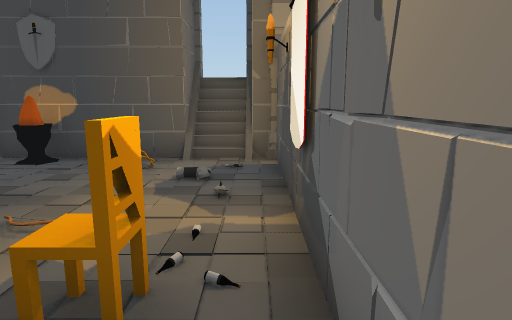
view 1 (above)

15 first-person views from a walk through a scene from a Unity 3-D project. The camera is 1.3 m above the floor, tilts 10° down and sees 75° across. Doors are open. The floor is counted in squares, 1 m on a side. Each view is taken from the middle of a square. On the plan, view 1 faces up. The plan holds only what a view shows up to about 14 squares ahead; the rest is blank. The player is left out.

view 2
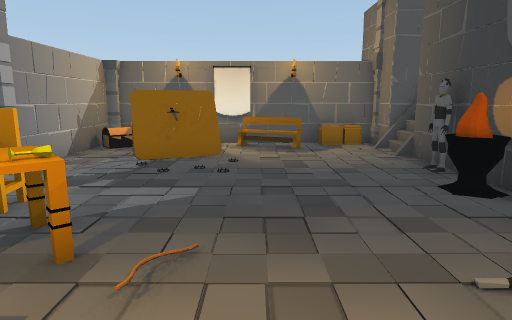

view 3
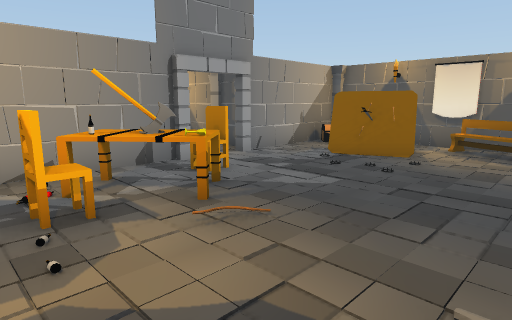

view 4
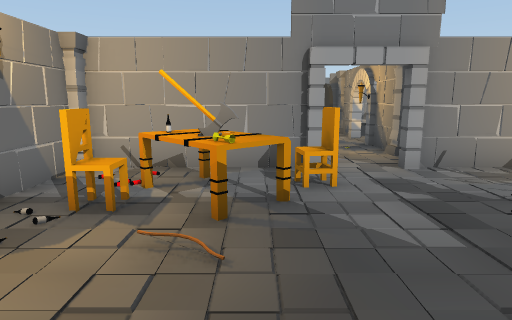

view 5
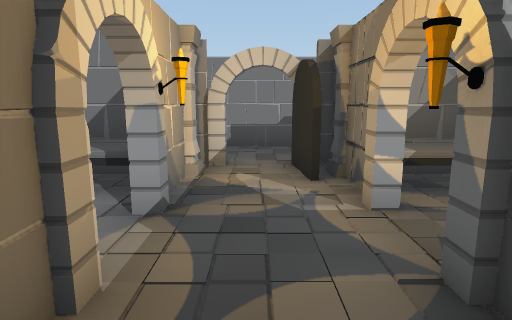

view 6
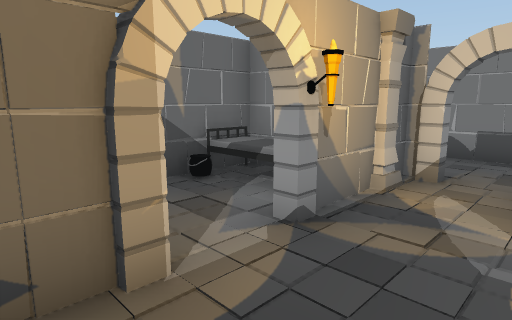

view 7
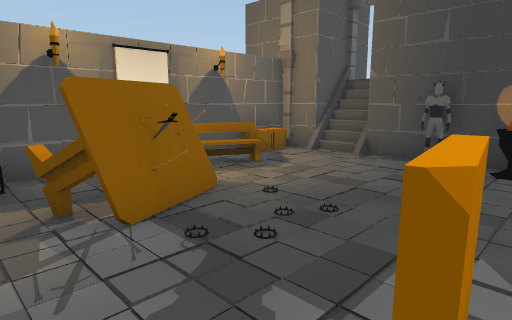

view 8
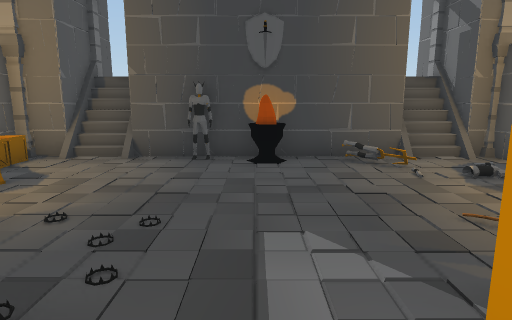

view 9
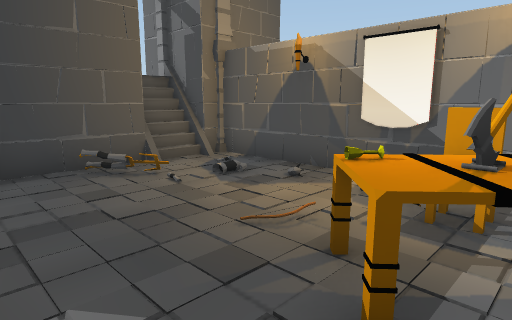

view 10
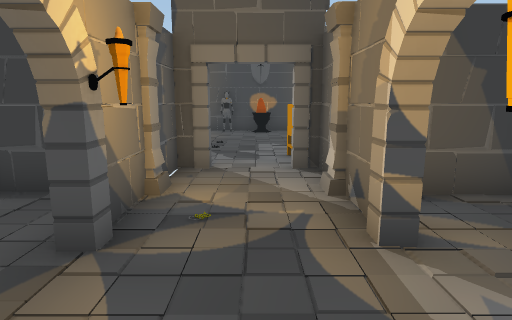

view 11
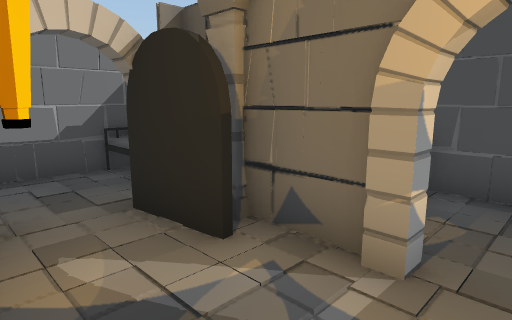

view 12
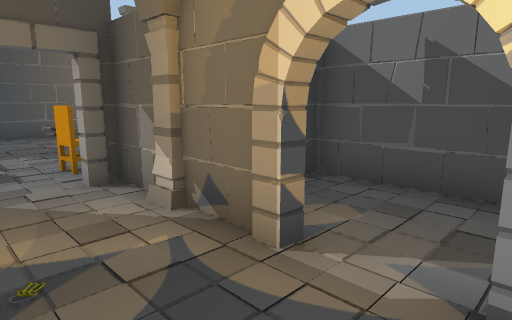

view 13
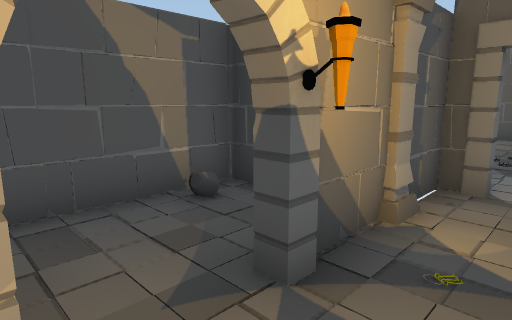

view 14
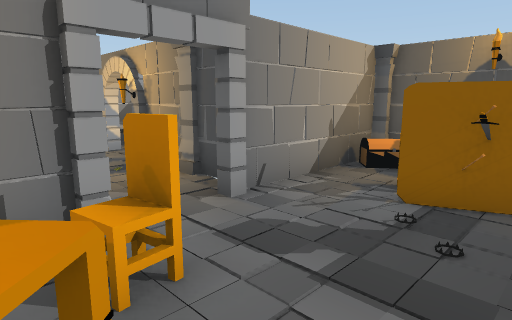

view 15
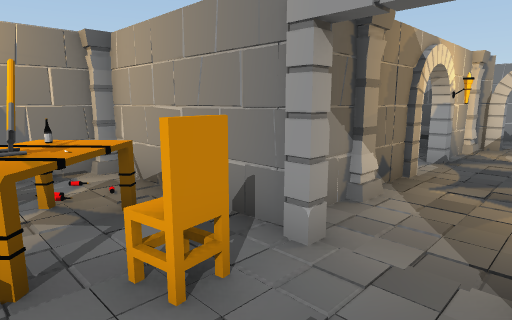

### Floor plan
Points are (right, up) in squares from view 1. A wall is a line through its corners. A room is listed if a view was taken in it or the views show most of it. See-through windows are left out.
Room 1 (views 1, 2, 3, 4, 5, 7, 8, 9, 14, 15)
walls: (-6.1, -0.6) (-6.5, -0.6) (-6.5, -2.5); (-3.6, -0.6) (0.4, -0.6); (-7.4, -0.7) (-6.8, -0.5); (-4.4, 7.8) (-5, 7.6); (-8.5, -0.6) (-6.5, -0.6); (0.3, 4.3) (0.3, 4.9); (-10.5, 1.4) (-10.4, 0.8); (0.5, 0.7) (0.4, 1.4); (0.5, 0.5) (0.5, 7.7) (-0.1, 7.7) (-0.1, 9.2); (0.3, 7.6) (0.3, 8.5); (-1.6, 9.2) (-1.6, 7.7) (-8.1, 7.7); (-10.5, 7.5) (-10.5, 0.5)
low walls: (-8, 8.3) (-8.5, 8.3); (0, 8.1) (-0.5, 8.1); (0, 8.3) (-0.5, 8.3); (0, 8.6) (-1.6, 8.6); (0, 8.8) (-1.6, 8.8); (0, 9) (-1.6, 9)
ways out: opening at (-5.5, -3) to room 2; open door at (-6, 0); open door at (-1, 9)
objects: pillar (-11, 8); torch (-10, 2); banner (-10, 3); box (-10, 7); pillar (-10, 8); table (-9, 1) to (-8, 3); bench (-9, 5); arch (-9, 9) to (-8, 9); sword (-8, 2); pillar (-7, -2); other object (-7, 2); arch (-6, -1); other object (-6, 7); torch (-5, 7); pillar (-4, -2); arch (-4, -1); chair (-4, 1); table (-3, 0) to (-1, 2); axe (-2, 1); chair (-1, 2); banner (0, 3); pillar (1, 0)
Room 2 (views 6, 10, 11, 12, 13)
walls: (-5.9, -7.3) (-5.8, -8.4); (-8.4, -7.9) (-7.8, -7.8); (-8.6, -7.9) (-7.4, -7.9); (-3.8, -3.6) (-3.8, -2.5); (-6.5, -2.5) (-6.5, -3.7); (-3.8, -9) (-3.8, -6.4); (-7.9, -2.5) (-9.2, -2.5); (-7.9, -2.4) (-9.2, -2.4) (-9.2, -6.5); (-8, -2.3) (-8.5, -2.4)
ways out: opening at (-5.5, -3) to room 1; open door at (-3, -5) to room 3; opening at (-5, -8)
objects: bed (-9, -7) to (-7, -7); pillar (-7, -8); arch (-7, -6); arch (-7, -4); torch (-6, -4); pillar (-4, -8); torch (-4, -6); arch (-4, -4)
Room 3 (no view inside)
walls: (-0.9, -4.3) (-1, -3.7); (-3, -7.9) (-0.9, -7.9) (-0.9, -2.5) (-2.7, -2.5); (-2.3, -2.5) (-2.8, -2.6)
ways out: open door at (-3, -5) to room 2
objects: bed (-3, -7) to (-2, -7)

Positions as (right, up) in squares from view 1, and headings:
1: (0, 0), facing up
2: (0, 4), facing left
3: (0, 6), facing down-left
4: (-3, 6), facing down
5: (-5, -2), facing down
6: (-6, -3), facing down-right
7: (-4, 0), facing up-left
8: (-5, 0), facing up
9: (-5, 1), facing up-right
10: (-5, -7), facing up
11: (-4, -5), facing down-left
12: (-6, -6), facing up-right
13: (-5, -6), facing up-left
14: (-3, 3), facing down-left
15: (-6, 2), facing down-right
